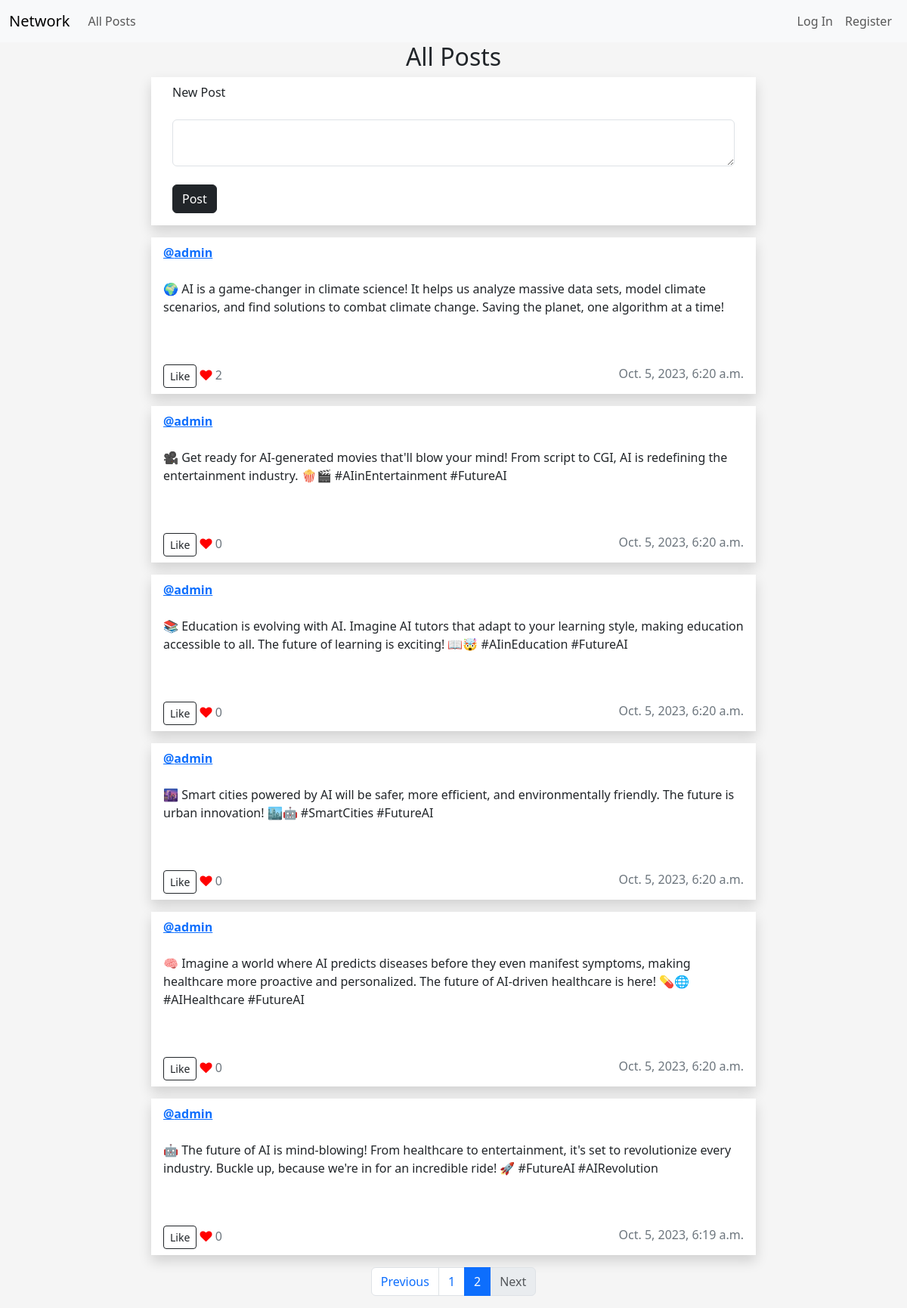
Screenshot of /?page=2 with the database file from the repository.
### network/models.py (models this page shows, shortened)
class Post(models.Model):
    user = models.ForeignKey(User, on_delete=models.CASCADE)
    content = models.TextField()
    timestamp = models.DateTimeField(auto_now_add=True)
    likes = models.ManyToManyField(User, related_name="liked_posts")

class User(AbstractUser):
    pass

### network/views.py (the view)
# urls.py: path("", views.index, name="index"),
def index(request):
    post_list = Post.objects.all().order_by("-timestamp")
    paginator = Paginator(post_list, POST_NUMBER_PER_PAGE)  # Show2  contacts per page.
    page_number = request.GET.get("page")
    page_obj = paginator.get_page(page_number)
    return render(request, "network/index.html", {"page_obj": page_obj})

### network/templates/network/index.html (shortened to what this page needs)
{% extends "network/layout.html" %}
{% block body %}
<h2>All Posts</h2>
<div class="row">
   <div class="card rounded-0 border-0 shadow mb-3 mx-auto" style="max-width: 50rem;">
      <div class="card-header bg-transparent border-0">
         New Post
      </div>
      <div class="card-body">
         <form action="{% url 'post' %}" method="post">
            <textarea class="form-control" autofocus="true" name="content" id="content" maxlength="400"></textarea><br>
            <input class="btn btn-dark" type="submit" value="Post">
         </form>
      </div>
   </div>
</div>
{% for post in page_obj.object_list %}
<div id="posts">
    <div class="row mb-3">
       <div class="post" data-post-id="{{ post.id }}">
          <div class="card rounded-0 border-0 shadow mx-auto" style="max-width: 50rem;">
             <div class="card-header bg-transparent border-0 d-flex justify-content-between">
                <strong><a href="{% url 'profile' post.user.id %}">@{{ post.user }}</a></strong>
             </div>
             <div class="card-body text-dark">
                <p id="post-content" class="post-content">{{ post.content }}</p>
                <br>
             </div>
             <div class="card-footer bg-transparent text-secondary border-0 d-flex justify-content-between">
                <div>
                    <button type="button" id="likeButton_{{ post.id }}" data-post-id="{{ post.id }}" class="btn btn-outline-dark btn btn-sm like-button">
                        {% if user in post.likes.all %}
                        Unlike
                        {% else %}
                        Like
                        {% endif %}
                    </button>
                    <i class="fa fa-heart" style="color: red;"></i>
                    <span id="likeCount_{{ post.id }}" class="like-count">{{ post.likes.count }}</span>
                </div>
                <div>
                    <span> {{ post.timestamp }}</span>
                </div>
             </div>
          </div>
       </div>
    </div>
 </div>
 </div>
{% endfor %}
<nav aria-label="Page navigation example">
   <ul class="pagination justify-content-center">
      {% if page_obj.has_previous %}
      <li class="page-item">
         <a class="page-link" href="?page={{ page_obj.previous_page_number }}">Previous</a>
      </li>
      {% else %}
      <li class="page-item disabled">
         <span class="page-link">Previous</span>
      </li>
      {% endif %}
      {% for i in page_obj.paginator.page_range %}
      <li class="page-item {% if i == page_obj.number %}active{% endif %}">
         <a class="page-link" href="?page={{ i }}">{{ i }}</a>
      </li>
      {% endfor %}
      {% if page_obj.has_next %}
      <li class="page-item">
         <a class="page-link" href="?page={{ page_obj.next_page_number }}">Next</a>
      </li>
      {% else %}
      <li class="page-item disabled">
         <span class="page-link">Next</span>
      </li>
      {% endif %}
   </ul>
</nav>
{% endblock %}

### network/static/network/styles.css (style rules this page uses)
h2 { text-align: center; }
body { background-color: #f5f5f5; }
.card-header { display: block; justify-content: space-between; }

### rows the page displays
Post: user "admin", content "🌍 AI is a game-changer in climate science! It helps us analyze massive data sets, model climate scenarios, and find solutions to combat climate change. Saving the planet, one algorithm at a time!", shows "Like", likes.count "2", timestamp "Oct. 5, 2023, 6:20 a.m."
Post: user "admin", content "🎥 Get ready for AI-generated movies that'll blow your mind! From script to CGI, AI is redefining the entertainment industry. 🍿🎬 #AIinEntertainment #FutureAI", shows "Like", likes.count "0", timestamp "Oct. 5, 2023, 6:20 a.m."
Post: user "admin", content "📚 Education is evolving with AI. Imagine AI tutors that adapt to your learning style, making education accessible to all. The future of learning is exciting! 📖🤯 #AIinEducation #FutureAI", shows "Like", likes.count "0", timestamp "Oct. 5, 2023, 6:20 a.m."
Post: user "admin", content "🌆 Smart cities powered by AI will be safer, more efficient, and environmentally friendly. The future is urban innovation! 🏙️🤖 #SmartCities #FutureAI", shows "Like", likes.count "0", timestamp "Oct. 5, 2023, 6:20 a.m."
Post: user "admin", content "🧠 Imagine a world where AI predicts diseases before they even manifest symptoms, making healthcare more proactive and personalized. The future of AI-driven healthcare is here! 💊🌐 #AIHealthcare #FutureAI", shows "Like", likes.count "0", timestamp "Oct. 5, 2023, 6:20 a.m."
Post: user "admin", content "🤖 The future of AI is mind-blowing! From healthcare to entertainment, it's set to revolutionize every industry. Buckle up, because we're in for an incredible ride! 🚀 #FutureAI #AIRevolution", shows "Like", likes.count "0", timestamp "Oct. 5, 2023, 6:19 a.m."

### other values shown
{{ i }} "1" "2"
